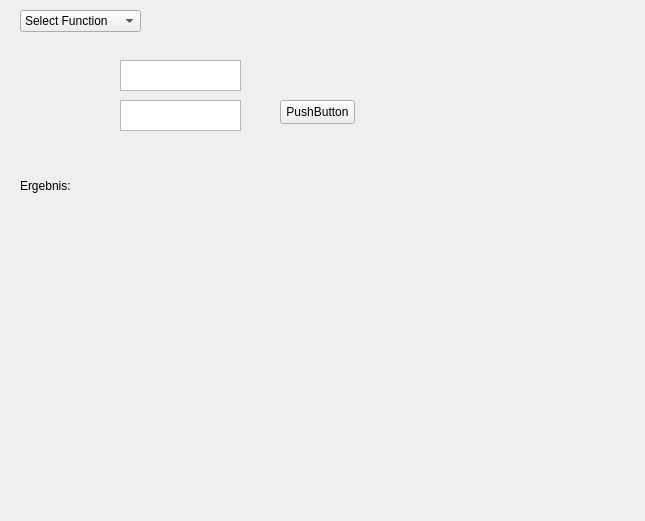
<?xml version="1.0" encoding="UTF-8"?>
<ui version="4.0">
 <class>Form</class>
 <widget class="QWidget" name="Form">
  <property name="geometry">
   <rect>
    <x>0</x>
    <y>0</y>
    <width>645</width>
    <height>521</height>
   </rect>
  </property>
  <property name="windowTitle">
   <string>Form</string>
  </property>
  <widget class="QComboBox" name="combox_branch_function_select">
   <property name="geometry">
    <rect>
     <x>20</x>
     <y>10</y>
     <width>121</width>
     <height>22</height>
    </rect>
   </property>
   <item>
    <property name="text">
     <string>Select Function</string>
    </property>
   </item>
   <item>
    <property name="text">
     <string>Prozent Zu</string>
    </property>
   </item>
   <item>
    <property name="text">
     <string>Prozent Weg</string>
    </property>
   </item>
   <item>
    <property name="text">
     <string>Prozent Von</string>
    </property>
   </item>
   <item>
    <property name="text">
     <string>Prozentsatz</string>
    </property>
   </item>
   <item>
    <property name="text">
     <string>Brutto aus Netto</string>
    </property>
   </item>
   <item>
    <property name="text">
     <string>Netto aus Brutto</string>
    </property>
   </item>
  </widget>
  <widget class="QLabel" name="la_first_input">
   <property name="geometry">
    <rect>
     <x>20</x>
     <y>60</y>
     <width>101</width>
     <height>31</height>
    </rect>
   </property>
   <property name="text">
    <string/>
   </property>
  </widget>
  <widget class="QLabel" name="la_second_input">
   <property name="geometry">
    <rect>
     <x>20</x>
     <y>100</y>
     <width>101</width>
     <height>31</height>
    </rect>
   </property>
   <property name="text">
    <string/>
   </property>
  </widget>
  <widget class="QPlainTextEdit" name="tb_first_input">
   <property name="geometry">
    <rect>
     <x>120</x>
     <y>60</y>
     <width>121</width>
     <height>31</height>
    </rect>
   </property>
  </widget>
  <widget class="QPlainTextEdit" name="tb_second_input">
   <property name="geometry">
    <rect>
     <x>120</x>
     <y>100</y>
     <width>121</width>
     <height>31</height>
    </rect>
   </property>
  </widget>
  <widget class="QLabel" name="la_result">
   <property name="geometry">
    <rect>
     <x>20</x>
     <y>170</y>
     <width>101</width>
     <height>31</height>
    </rect>
   </property>
   <property name="text">
    <string>Ergebnis:</string>
   </property>
  </widget>
  <widget class="QLabel" name="la_result_output">
   <property name="geometry">
    <rect>
     <x>120</x>
     <y>170</y>
     <width>101</width>
     <height>31</height>
    </rect>
   </property>
   <property name="text">
    <string/>
   </property>
  </widget>
  <widget class="QWidget" name="wi_inputModule" native="true">
   <property name="geometry">
    <rect>
     <x>20</x>
     <y>210</y>
     <width>581</width>
     <height>281</height>
    </rect>
   </property>
  </widget>
  <widget class="QPushButton" name="pushButton">
   <property name="geometry">
    <rect>
     <x>280</x>
     <y>100</y>
     <width>75</width>
     <height>24</height>
    </rect>
   </property>
   <property name="text">
    <string>PushButton</string>
   </property>
  </widget>
 </widget>
 <resources/>
 <connections>
  <connection>
   <sender>combox_branch_function_select</sender>
   <signal>currentIndexChanged(int)</signal>
   <receiver>Form</receiver>
   <slot>handle_labels_on_select_change()</slot>
   <hints>
    <hint type="sourcelabel">
     <x>112</x>
     <y>14</y>
    </hint>
    <hint type="destinationlabel">
     <x>210</x>
     <y>12</y>
    </hint>
   </hints>
  </connection>
  <connection>
   <sender>pushButton</sender>
   <signal>clicked()</signal>
   <receiver>Form</receiver>
   <slot>handle_result_on_signal()</slot>
   <hints>
    <hint type="sourcelabel">
     <x>299</x>
     <y>107</y>
    </hint>
    <hint type="destinationlabel">
     <x>266</x>
     <y>57</y>
    </hint>
   </hints>
  </connection>
 </connections>
 <slots>
  <slot>handle_labels_on_select_change()</slot>
  <slot>handle_result_on_signal()</slot>
 </slots>
</ui>
